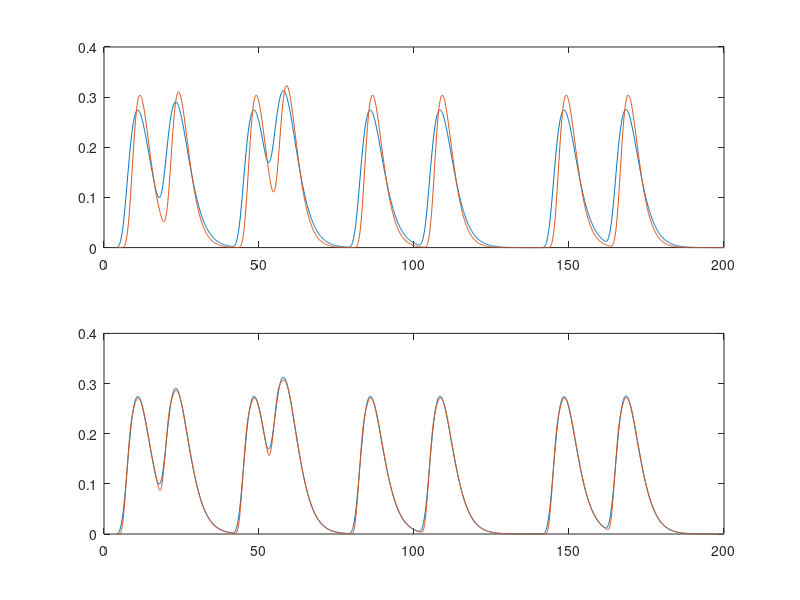

Write MATLAB code to recreate this figure.
clear all; close all; clc
ntime = 2000; T = 200; t = T*[0:ntime-1]/ntime;
TR=2; TR=TR*ntime/T;
lag=1; lag=lag*ntime/T;


n=4; lambda=2;
hrf=(t.^(n-1)).*exp(-t/lambda)/((lambda^n)*factorial(n-1));

% Create the boxcars and BOLD responses 
n=zeros(1,ntime); n(26:50)=ones(1,25); n(151:175)=ones(1,25);
n(401:425)=ones(1,25); n(501:525)=ones(1,25); n(776:800)=ones(1,25);
n(1001:1025)=ones(1,25); n(1401:1425)=ones(1,25); n(1601:1625)=ones(1,25);
Bx = conv(hrf,n)/10; Bx=Bx(1:ntime);
ny=[zeros(1,lag),n(1:ntime-lag)]; By=conv(hrf,ny)/10; By=By(1:ntime); 


% Simple order 2 model
X = [[By(TR+1:ntime-TR)]' [By(1:ntime-2*TR)]']; 
Y=[By(2*TR+1:ntime)]';
A=(inv(X'*X))*X'*Y; P=X*A;
tt = (2*TR+1)*T/ntime:T/ntime:T;
subplot(2,1,1); plot(tt,Y,tt,P); axis([0 200 0 0.4]);
sigsimp=(Y-P)'*(Y-P)


% full order 2 model
X = [[By(TR+1:ntime-TR)]' [Bx(TR+1:ntime-TR)]' [By(1:ntime-2*TR)]' [Bx(1:ntime-2*TR)]']; 

Y = [By(2*TR+1:ntime)]';
A=(inv(X'*X))*X'*Y; P=X*A;
tt = (2*TR+1)*T/ntime:T/ntime:T;
subplot(2,1,2); plot(tt,Y,tt,P); axis([0 200 0 0.4]);
sigfull=(Y-P)'*(Y-P)
Fij = log(sigsimp/sigfull)    % Granger Causality 




